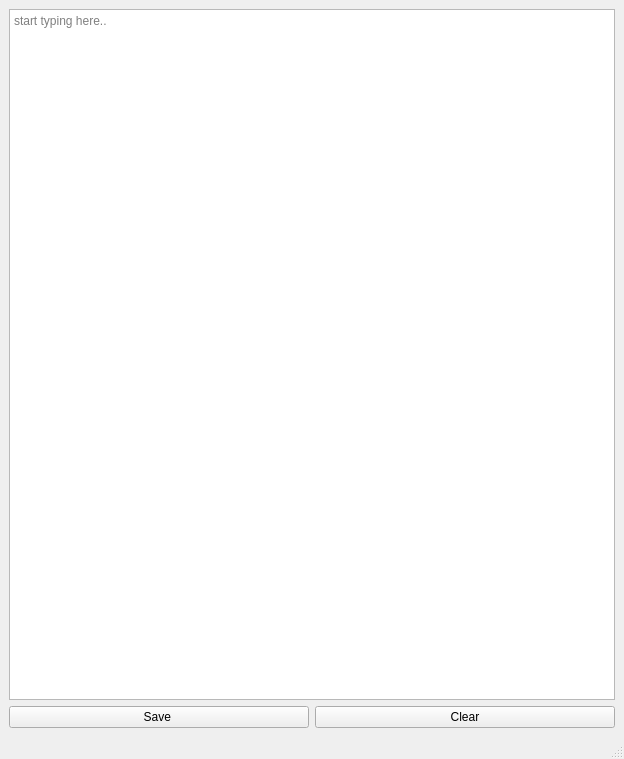
<?xml version="1.0" encoding="UTF-8"?>
<ui version="4.0">
 <class>MainWindow</class>
 <widget class="QMainWindow" name="MainWindow">
  <property name="geometry">
   <rect>
    <x>0</x>
    <y>0</y>
    <width>624</width>
    <height>759</height>
   </rect>
  </property>
  <property name="windowTitle">
   <string>Log</string>
  </property>
  <widget class="QWidget" name="centralwidget">
   <layout class="QGridLayout" name="gridLayout">
    <item row="0" column="0">
     <widget class="QPlainTextEdit" name="pte_run_cmd">
      <property name="styleSheet">
       <string notr="true">font: 10pt &quot;Segoe UI&quot;;</string>
      </property>
      <property name="sizeAdjustPolicy">
       <enum>QAbstractScrollArea::AdjustToContentsOnFirstShow</enum>
      </property>
      <property name="lineWrapMode">
       <enum>QPlainTextEdit::NoWrap</enum>
      </property>
      <property name="placeholderText">
       <string>start typing here..</string>
      </property>
     </widget>
    </item>
    <item row="1" column="0">
     <layout class="QGridLayout" name="gridLayout_3">
      <item row="0" column="0">
       <widget class="QPushButton" name="pb_save_cmd">
        <property name="text">
         <string>Save </string>
        </property>
       </widget>
      </item>
      <item row="0" column="1">
       <widget class="QPushButton" name="pb_clear_cmd">
        <property name="text">
         <string>Clear</string>
        </property>
       </widget>
      </item>
     </layout>
    </item>
   </layout>
  </widget>
  <widget class="QMenuBar" name="menubar">
   <property name="geometry">
    <rect>
     <x>0</x>
     <y>0</y>
     <width>624</width>
     <height>26</height>
    </rect>
   </property>
  </widget>
  <widget class="QStatusBar" name="statusbar"/>
 </widget>
 <resources/>
 <connections/>
</ui>
